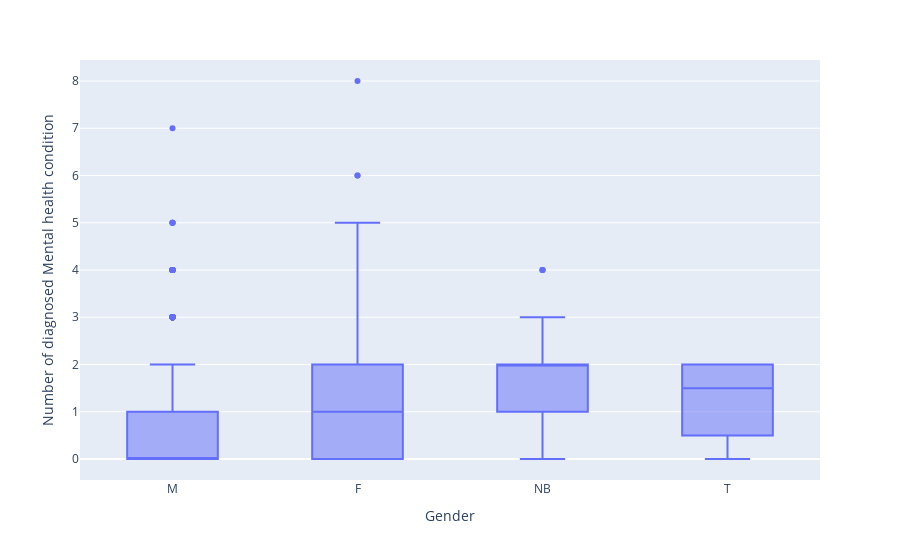

The cell this chart's notebook holds for it:
### Code cell
fig = px.box(an, x="Gender", y='Number of diagnosed Mental health condition')
 
fig.show()

### Figure 1 — Plotly figure (JSON) as saved in the notebook; plotly's stock layout.template omitted (floating-point values rounded to 4 significant figures; data arrays with more than 128 entries replaced by an {"elided": "..."} marker saying what was removed)
{"data": [{"alignmentgroup": "True", "hovertemplate": "Gender=%{x}<br>Number of diagnosed Mental health condition=%{y}<extra></extra>", "legendgroup": "", "marker": {"color": "#636efa"}, "name": "", "notched": false, "offsetgroup": "", "orientation": "v", "showlegend": false, "type": "box", "x": {"elided": "1433 str values"}, "x0": " ", "xaxis": "x", "y": {"elided": "1433 int values"}, "y0": " ", "yaxis": "y"}], "layout": {"boxmode": "group", "legend": {"tracegroupgap": 0}, "margin": {"t": 60}, "xaxis": {"anchor": "y", "domain": [0, 1], "title": {"text": "Gender"}}, "yaxis": {"anchor": "x", "domain": [0, 1], "title": {"text": "Number of diagnosed Mental health condition"}}}}
